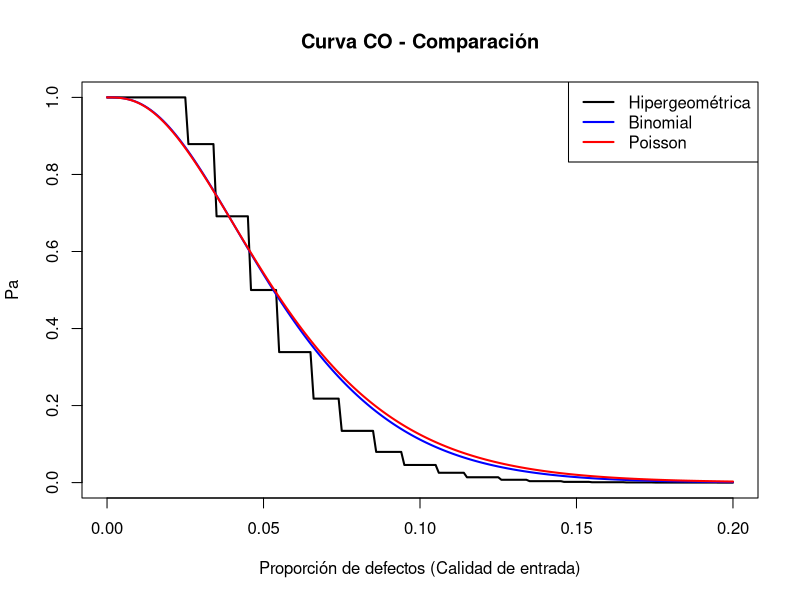
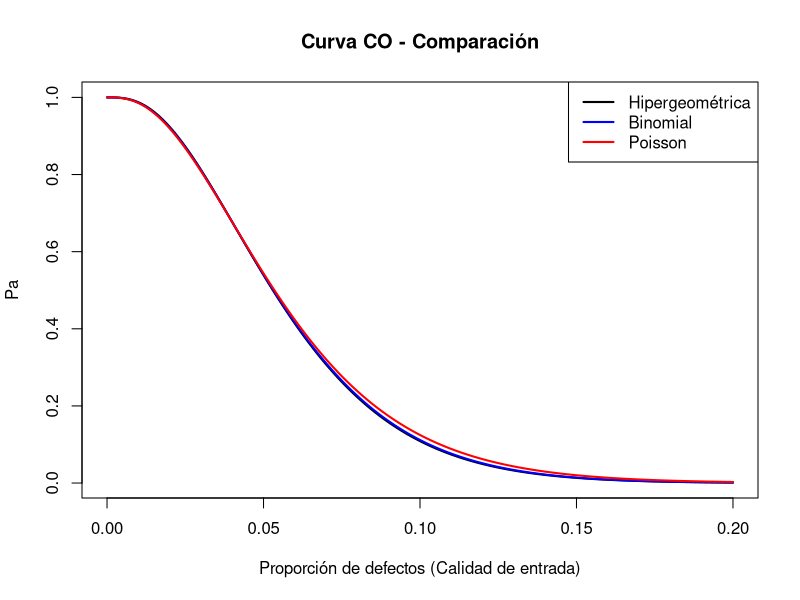

Generate these figures, in order, with R:
N <- 100 ; n <- 50 ; c <- 2
P <- seq(0.000 , 0.200, 0.001)
Pa_binom <- pbinom(c, n, P, lower.tail=T)
Pa_poisson <- ppois(c, lambda = n*P)
Pa_hiper <- numeric(length(P))

for(i in 1:length(P)){
  D <- round(N * P[i])
  Pa_hiper[i] <- phyper(c, D, N-D, n)
}
plot(P, Pa_hiper, type="l", lwd=2,
     xlab="Proporción de defectos (Calidad de entrada)",
     ylab="Pa",
     main="Curva CO - Comparación")

lines(P, Pa_binom, col="blue", lwd=2)
lines(P, Pa_poisson, col="red", lwd=2)

legend("topright",
       legend=c("Hipergeométrica","Binomial","Poisson"),
       col=c("black","blue","red"),
       lwd=2)

N <- 2000 ; n <- 50 ; c <- 2
P <- seq(0.000 , 0.200, 0.001)
Pa_binom <- pbinom(c, n, P, lower.tail=T)
Pa_poisson <- ppois(c, lambda = n*P)
Pa_hiper <- numeric(length(P))

for(i in 1:length(P)){
  D <- round(N * P[i])
  Pa_hiper[i] <- phyper(c, D, N-D, n)
}
plot(P, Pa_hiper, type="l", lwd=2,
     xlab="Proporción de defectos (Calidad de entrada)",
     ylab="Pa",
     main="Curva CO - Comparación")

lines(P, Pa_binom, col="blue", lwd=2)
lines(P, Pa_poisson, col="red", lwd=2)

legend("topright",
       legend=c("Hipergeométrica","Binomial","Poisson"),
       col=c("black","blue","red"),
       lwd=2)
